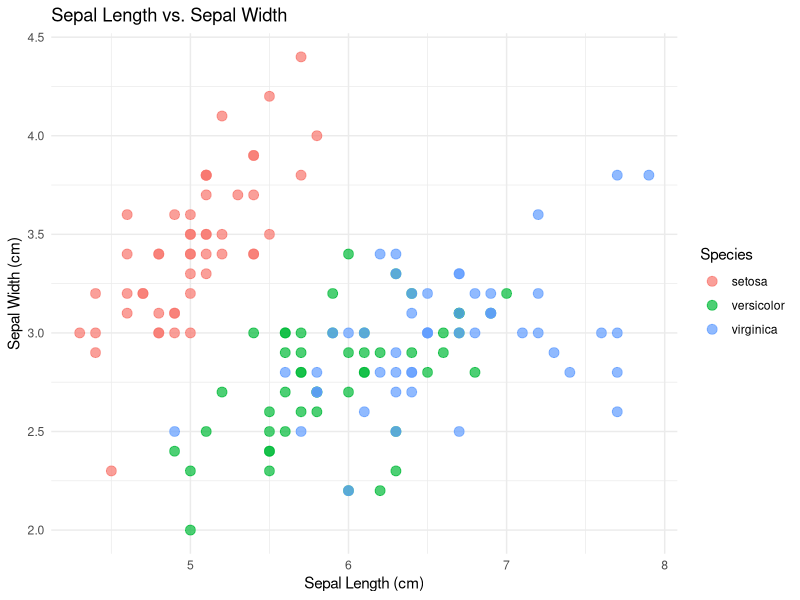

This figure's R source:
## ---- chunk 1
# Set global chunk options to hide R code in the output
knitr::opts_chunk$set(echo = FALSE, message = FALSE, warning = FALSE)
## ---- chunk 2
# Load necessary libraries
library(ggplot2)
library(dplyr)

# Create scatter plot
ggplot(data = iris, aes(x = Sepal.Length, y = Sepal.Width, color = Species)) +
  geom_point(size = 3, alpha = 0.7) +
  labs(
    title = "Sepal Length vs. Sepal Width",
    x = "Sepal Length (cm)",
    y = "Sepal Width (cm)",
    color = "Species"
  ) +
  theme_minimal()
## ---- chunk 3
# Load necessary library
library(dplyr)
library(knitr)

# Create summary table
summary_table <- iris %>%
  group_by(Species) %>%
  summarize(
    Average_Sepal_Length_cm = mean(Sepal.Length, na.rm = TRUE),
    Average_Sepal_Width_cm = mean(Sepal.Width, na.rm = TRUE)
  )

# Display table
kable(summary_table, caption = "Average Sepal Length and Sepal Width by Species", 
      col.names = c("Species", "Avg Sepal Length (cm)", "Avg Sepal Width (cm)"))
